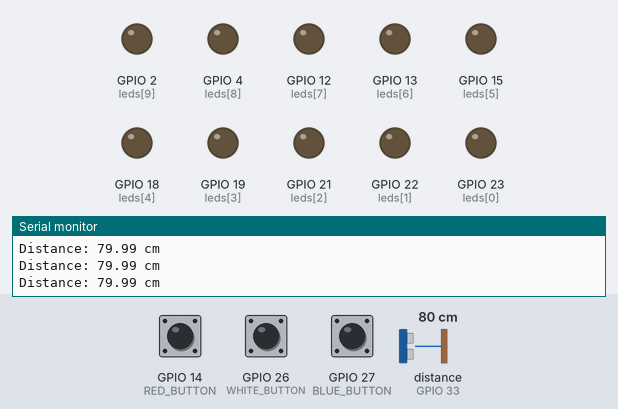
The sketch below on a simulated ESP32. Shown: output pins drawn as LEDs (lit = HIGH), the last lines printed to the serial monitor. Wiring (inferred from the names in the program): ultrasonic range finder: trigger GPIO 25; echo GPIO 33. The test bench sets the inputs (shaded band); at power-on: distance to the obstacle (sensor on GPIO 33) 80 cm, GPIO 14 (RED_BUTTON) HIGH, GPIO 26 (WHITE_BUTTON) HIGH, GPIO 27 (BLUE_BUTTON) HIGH. The echo pulse lasts 58.3 µs per cm; WiFi joins after 1.5 s; servers stay silent unless stated; uploads are accepted with an empty reply; pins used as bus, display or sensor lines are not drawn.

Above: at 2.7 s.
2.8 s: distance to the obstacle (sensor on GPIO 33) set to 55 cm
5.8 s: distance to the obstacle (sensor on GPIO 33) set to 45 cm
At 6.8 s:
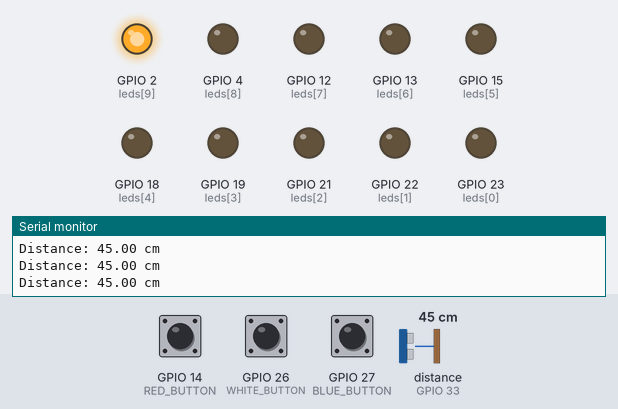
7.4 s: GPIO 14 (RED_BUTTON) pulled LOW for 0.15 s
At 7.74 s:
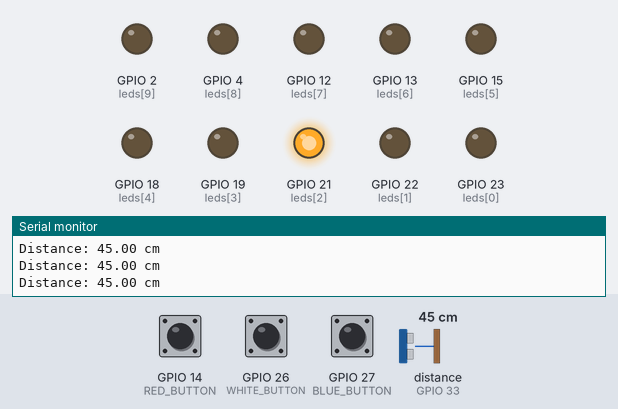
10.4 s: distance to the obstacle (sensor on GPIO 33) set to 42 cm
At 11.2 s:
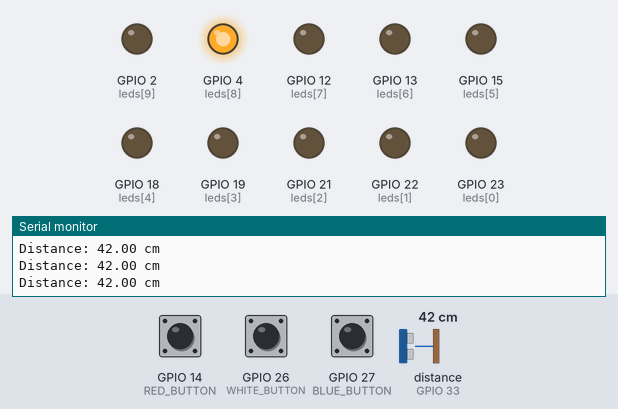
12.0 s: GPIO 26 (WHITE_BUTTON) pulled LOW for 3.2 s
At 12.25 s:
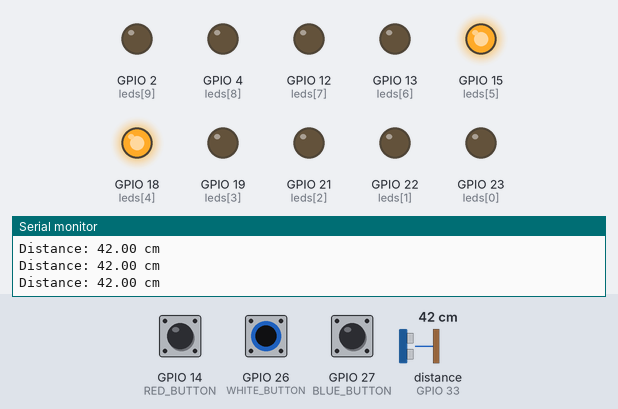
16.7 s: GPIO 27 (BLUE_BUTTON) pulled LOW for 0.15 s
At 17.71 s:
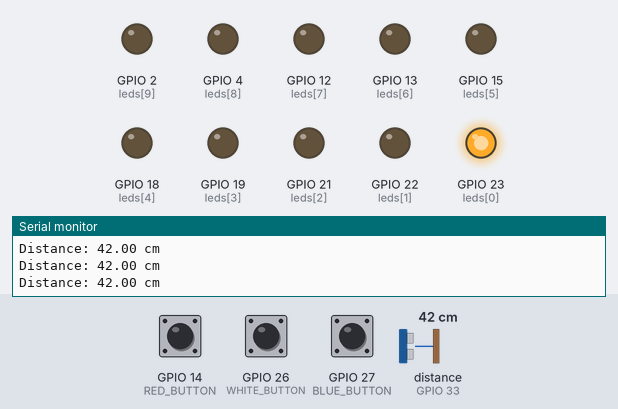
Timing chart, 0 to 20.7 s (numbered marks = the images above; inputs shaded):
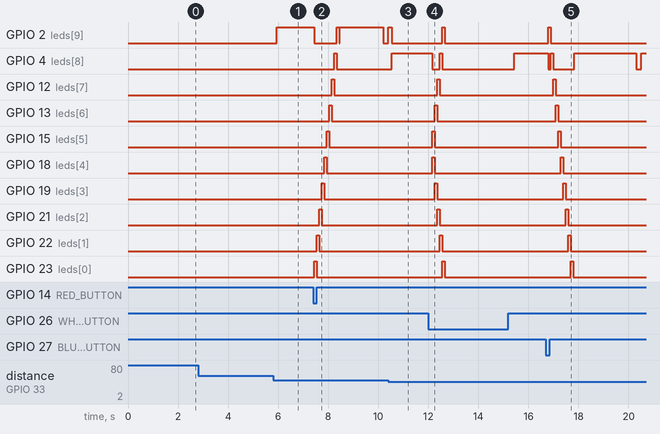

The sketch:

esp32_distance_monitor.ino
```cpp
#include <WiFi.h>
#include <HTTPClient.h>

// Set these locally. Do not commit real Wi-Fi credentials to a public repo.
const char* ssid = "YOUR_WIFI_SSID";
const char* password = "YOUR_WIFI_PASSWORD";
const char* SERVER_URL = "http://192.168.1.170/esp_project/insert.php";

unsigned long lastPostTime = 0;
const unsigned long POST_INTERVAL = 5000;

const int leds[] = {23, 22, 21, 19, 18, 15, 13, 12, 4, 2};
const int NUM_LEDS = 10;

const int RED_BUTTON = 14;
const int BLUE_BUTTON = 27;
const int WHITE_BUTTON = 26;

const int TRIG_PIN = 25;
const int ECHO_PIN = 33;

#define SOUND_SPEED 0.0343
const float MAX_DISTANCE = 50.0;
const float DANGER_DISTANCE = 10.0;
const int SPEED = 100;

void allOff();
void leftToRight();
void rightToLeft();
void centerToBoth();
void ultrasonicSensor();
float getFilteredDistance();
void sendDistanceToServer(float distanceCm, String statusStr, bool forceSend = false);

void setup() {
  Serial.begin(115200);

  for (int i = 0; i < NUM_LEDS; i++) {
    pinMode(leds[i], OUTPUT);
    digitalWrite(leds[i], LOW);
  }

  pinMode(RED_BUTTON, INPUT_PULLUP);
  pinMode(BLUE_BUTTON, INPUT_PULLUP);
  pinMode(WHITE_BUTTON, INPUT_PULLUP);
  pinMode(TRIG_PIN, OUTPUT);
  pinMode(ECHO_PIN, INPUT);
  digitalWrite(TRIG_PIN, LOW);
  allOff();

  WiFi.begin(ssid, password);
  Serial.print("Connecting to Wi-Fi");
  while (WiFi.status() != WL_CONNECTED) {
    delay(500);
    Serial.print(".");
  }
  Serial.println();
  Serial.print("Connected! IP: ");
  Serial.println(WiFi.localIP());
}

void loop() {
  if (digitalRead(RED_BUTTON) == LOW) {
    delay(30);
    if (digitalRead(RED_BUTTON) == LOW) {
      leftToRight();
      while (digitalRead(RED_BUTTON) == LOW) delay(10);
      return;
    }
  }

  if (digitalRead(BLUE_BUTTON) == LOW) {
    delay(30);
    if (digitalRead(BLUE_BUTTON) == LOW) {
      rightToLeft();
      while (digitalRead(BLUE_BUTTON) == LOW) delay(10);
      return;
    }
  }

  if (digitalRead(WHITE_BUTTON) == LOW) {
    delay(30);
    if (digitalRead(WHITE_BUTTON) == LOW) {
      centerToBoth();
      while (digitalRead(WHITE_BUTTON) == LOW) delay(10);
      return;
    }
  }

  ultrasonicSensor();
  delay(100);
}

void allOff() {
  for (int i = 0; i < NUM_LEDS; i++) digitalWrite(leds[i], LOW);
}

float getFilteredDistance() {
  float total = 0;
  int validReadings = 0;

  for (int i = 0; i < 3; i++) {
    digitalWrite(TRIG_PIN, LOW);
    delayMicroseconds(2);
    digitalWrite(TRIG_PIN, HIGH);
    delayMicroseconds(10);
    digitalWrite(TRIG_PIN, LOW);

    long duration = pulseIn(ECHO_PIN, HIGH, 25000);
    if (duration > 0) {
      float cm = (duration * SOUND_SPEED) / 2.0;
      if (cm > 0 && cm <= 400) {
        total += cm;
        validReadings++;
      }
    }
    delay(5);
  }

  return validReadings > 0 ? total / validReadings : 0;
}

void ultrasonicSensor() {
  float distanceCm = getFilteredDistance();

  Serial.print("Distance: ");
  Serial.print(distanceCm);
  Serial.println(" cm");

  if (distanceCm <= 0) return;

  String statusStr = "Normal";

  if (distanceCm <= DANGER_DISTANCE) {
    statusStr = "ALERT: Object <= 10cm!";
    sendDistanceToServer(distanceCm, statusStr, true);

    for (int i = 0; i < NUM_LEDS; i++) digitalWrite(leds[i], HIGH);
    delay(100);
    allOff();
    delay(100);
    return;
  }

  allOff();

  if (distanceCm > MAX_DISTANCE) {
    statusStr = "Out of Range (>50cm)";
    sendDistanceToServer(MAX_DISTANCE, statusStr, false);
    return;
  }

  statusStr = "Normal (" + String(distanceCm, 1) + "cm)";
  sendDistanceToServer(distanceCm, statusStr, false);

  int ledIndex = (int)((distanceCm / MAX_DISTANCE) * NUM_LEDS);
  if (ledIndex >= NUM_LEDS) ledIndex = NUM_LEDS - 1;
  digitalWrite(leds[ledIndex], HIGH);
}

void sendDistanceToServer(float distanceCm, String statusStr, bool forceSend) {
  unsigned long now = millis();
  if (!forceSend && (now - lastPostTime < POST_INTERVAL)) return;
  lastPostTime = now;

  if (WiFi.status() != WL_CONNECTED) {
    Serial.println("Wi-Fi disconnected. Reconnecting...");
    WiFi.reconnect();
    return;
  }

  HTTPClient http;
  http.setTimeout(3000);

  if (!http.begin(SERVER_URL)) {
    Serial.println("Unable to initialize HTTP request.");
    return;
  }

  http.addHeader("Content-Type", "application/x-www-form-urlencoded");

  // URL-encode the status value so spaces and punctuation are safe in form data.
  statusStr.replace("%", "%25");
  statusStr.replace(" ", "%20");
  statusStr.replace("!", "%21");
  statusStr.replace("(", "%28");
  statusStr.replace(")", "%29");
  statusStr.replace("<", "%3C");
  statusStr.replace(">", "%3E");
  String postData = "distance=" + String(distanceCm, 2) + "&status=" + statusStr;

  Serial.print("Sending HTTP POST: ");
  Serial.println(postData);

  int responseCode = http.POST(postData);
  if (responseCode > 0) {
    Serial.print("HTTP response code: ");
    Serial.println(responseCode);
    Serial.print("Server response: ");
    Serial.println(http.getString());
  } else {
    Serial.print("HTTP request failed: ");
    Serial.println(http.errorToString(responseCode));
  }

  http.end();
}

void leftToRight() {
  allOff();
  for (int i = 0; i < NUM_LEDS; i++) {
    digitalWrite(leds[i], HIGH);
    delay(SPEED);
    digitalWrite(leds[i], LOW);
  }
  allOff();
}

void rightToLeft() {
  allOff();
  for (int i = NUM_LEDS - 1; i >= 0; i--) {
    digitalWrite(leds[i], HIGH);
    delay(SPEED);
    digitalWrite(leds[i], LOW);
  }
  allOff();
}

void centerToBoth() {
  allOff();
  for (int i = 0; i < 5; i++) {
    digitalWrite(leds[4 - i], HIGH);
    digitalWrite(leds[5 + i], HIGH);
    delay(SPEED);
    digitalWrite(leds[4 - i], LOW);
    digitalWrite(leds[5 + i], LOW);
  }
  allOff();
}
```

Measured:
- the behaviour switches between 51 and 50 cm on distance to the obstacle (sensor on GPIO 33) (found by bisection; images 0 and 1)
- the behaviour switches between 45 and 44 cm on distance to the obstacle (sensor on GPIO 33) (found by bisection; images 2 and 3)
- after the input at 5.8 s, GPIO 2 (leds[9]): LOW → HIGH after 0.14 s
- after the input at 7.4 s, GPIO 4 (leds[8]): LOW → HIGH after 0.84 s, → LOW 0.10 s later; GPIO 12 (leds[7]): LOW → HIGH after 0.74 s, → LOW 0.10 s later; GPIO 13 (leds[6]): LOW → HIGH after 0.64 s, → LOW 0.10 s later; GPIO 15 (leds[5]): LOW → HIGH after 0.54 s, → LOW 0.10 s later; GPIO 18 (leds[4]): LOW → HIGH after 0.44 s, → LOW 0.10 s later
- after the input at 10.4 s, GPIO 4 (leds[8]): LOW → HIGH after 0.13 s
- after the input at 12.0 s, GPIO 2 (leds[9]): LOW → HIGH after 0.55 s, → LOW 0.10 s later; GPIO 12 (leds[7]): LOW → HIGH after 0.35 s, → LOW 0.10 s later
- after the input at 16.7 s, GPIO 2 (leds[9]): LOW → HIGH after 0.10 s, → LOW 0.10 s later; GPIO 12 (leds[7]): LOW → HIGH after 0.30 s, → LOW 0.10 s later; GPIO 13 (leds[6]): LOW → HIGH after 0.40 s, → LOW 0.10 s later; GPIO 15 (leds[5]): LOW → HIGH after 0.50 s, → LOW 0.10 s later; GPIO 18 (leds[4]): LOW → HIGH after 0.60 s, → LOW 0.10 s later
